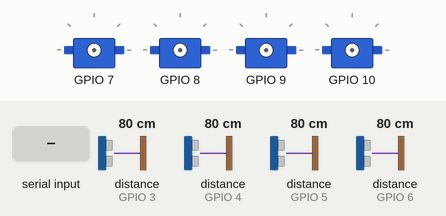
Simulated run of this sketch. Board: ESP32. Shown: 4 × servo. The inputs (shaded band) are chosen by the test bench; at power-on: distance to the obstacle (sensors on GPIO 3, GPIO 4, GPIO 5, GPIO 6) 80 cm. The echo pulse lasts 58.3 µs per cm; what the sketch prints to the serial monitor is not drawn.

Above: at 1.4 s.
1.5 s: "1" received over Serial
At 2.4 s:
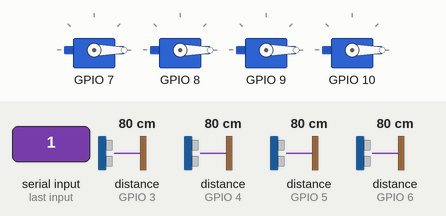
3.2 s: distance to the obstacle (sensor on GPIO 3) set to 2 cm
5.1 s: distance to the obstacle (sensor on GPIO 4) set to 2 cm
At 7.83 s:
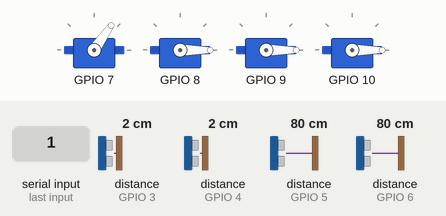
8.1 s: distance to the obstacle (sensor on GPIO 5) set to 2 cm
At 9.34 s:
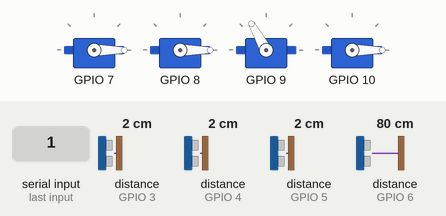
11.1 s: distance to the obstacle (sensor on GPIO 6) set to 2 cm
At 13.87 s:
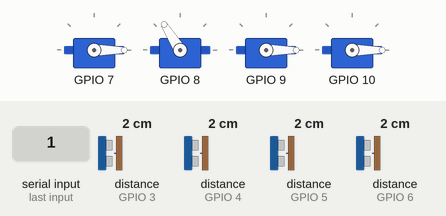
14.1 s: distance to the obstacle (sensor on GPIO 3) set to 4 cm
Timing chart, 0 to 20.6 s (numbered marks = the images above; inputs shaded):
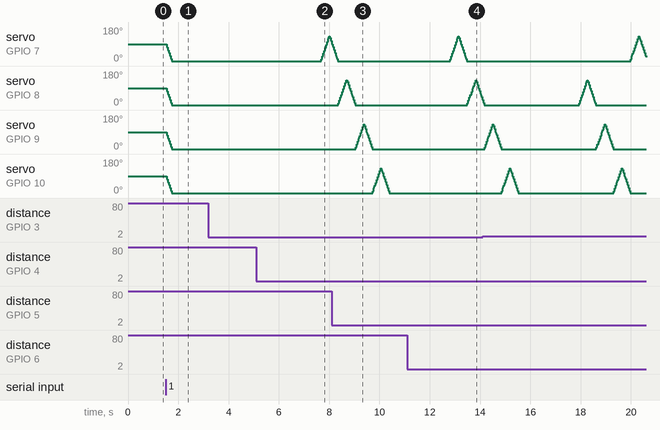

The sketch:

ServoStateMachine_Multiple_USR_08042016.ino
```cpp
#include <VarSpeedServo.h>
#include <NewPing.h>

#define DIRECTIONS 4
#define SIZE 3
#define SERVO_STEP_SIZE 7

#define SONAR_NUM     4 // Number of sensors.
#define MAX_DISTANCE 200 // Maximum distance (in cm) to ping.
#define PING_INTERVAL 33 // Milliseconds between sensor pings (29ms is about the min to avoid cross-sensor echo).
#define SONAR_LOOP_INTERVAL 10 // Milliseconds between sensor pings (29ms is about the min to avoid cross-sensor echo).

unsigned long pingTimer[SONAR_NUM]; // Holds the times when the next ping should happen for each sensor.
unsigned int cm[SONAR_NUM];         // Where the ping distances are stored.
uint8_t currentSensor = 0;          // Keeps track of which sensor is active.
int inByte = 0;

NewPing sonar[SONAR_NUM] = {     // Sensor object array.
  NewPing(3, 3, MAX_DISTANCE), // Each sensor's trigger pin, echo pin, and max distance to ping.
  NewPing(4, 4, MAX_DISTANCE),
  NewPing(5, 5, MAX_DISTANCE),
  NewPing(6, 6, MAX_DISTANCE)
};
long previousSonarMillis = 0;

VarSpeedServo cardinalDirections[DIRECTIONS];
long previousMillis = 0;
long interval = 8000;
long minTime = 2000;
int sequenceStart = 0;

// Serial Values
int currentValue = 0;
int values[] = {0, 0, 0, 0};
int autoToggle = 0;
int startingIndex = 0;
int manualPush = 0;

void setup() {
  Serial.begin(115200);
  while (!Serial) {
    ; // wait for serial port to connect. Needed for native USB port only
  }

  establishContact();
  pingTimer[0] = millis() + 75;           // First ping starts at 75ms, gives time for the Arduino to chill before starting.
  for (uint8_t i = 1; i < SONAR_NUM; i++) // Set the starting time for each sensor.
    pingTimer[i] = pingTimer[i - 1] + PING_INTERVAL;

  // Initialize Servos
  for (int i = 0; i < DIRECTIONS; i++) {
    cardinalDirections[i].attach(i + SERVO_STEP_SIZE);
    cardinalDirections[i].write(0, 255, false);
  }
}

void loop() {
  inByte = Serial.read();
  // If we have Auto mode, let's disable any manual triggers
  if (autoToggle == 1) {
    manualPush = 0;
  }
  unsigned long currentMillis = millis();

  // If it's the interval time OR if we've manually triggered and have done so without being trigger happy :)
  if (((currentMillis - previousMillis > interval) || ((manualPush == 1) && (currentMillis - previousMillis > minTime)))) {
    previousMillis = currentMillis;

    // Check to see if the power is off first!
    if (startingIndex < DIRECTIONS) runServoLoop();

    manualPush = 0;

  } else if (currentMillis - previousSonarMillis > PING_INTERVAL) {
    for (uint8_t i = 0; i < SONAR_NUM; i++) { // Loop through all the sensors.
      if (millis() >= pingTimer[i]) {         // Is it this sensor's time to ping?
        pingTimer[i] += PING_INTERVAL * SONAR_NUM;  // Set next time this sensor will be pinged.
        if (i == 0 && currentSensor == SONAR_NUM - 1) oneSensorCycle(); // Sensor ping cycle complete, do something with the results.
        sonar[currentSensor].timer_stop();          // Make sure previous timer is canceled before starting a new ping (insurance).
        currentSensor = i;                          // Sensor being accessed.
        cm[currentSensor] = 0;           // Make distance zero in case there's no ping echo for this sensor.
        sonar[currentSensor].ping_timer(echoCheck); // Do the ping (processing continues, interrupt will call echoCheck to look for echo).
      }
    }
    previousSonarMillis = currentMillis;
  }
}

// The meat and potatoes loop
void runServoLoop() {
  int i = startingIndex;
  do {
    cardinalDirections[i].write(130, 255, true);
    cardinalDirections[i].write(0, 255, true);
    i = (i == (int)(DIRECTIONS - 1)) ? 0 : i + 1;
  } while (i != startingIndex );
}

void echoCheck() { // If ping received, set the sensor distance to array.
  if (sonar[currentSensor].check_timer())
    cm[currentSensor] = sonar[currentSensor].ping_result / US_ROUNDTRIP_CM;
}

void oneSensorCycle() { // Sensor ping cycle complete, do something with the results.
  // The following code would be replaced with your code that does something with the ping results.
  unsigned int minVal = MAX_DISTANCE;
  unsigned int sensor = 0;
  unsigned int avgVal = 0;
  for (uint8_t i = 0; i < SONAR_NUM; i++) {
    //        Serial.print(i);
    //        Serial.print("=");
    //        Serial.print(cm[i]);
    //        Serial.print("cm ");
    Serial.write(cm[i]);
    if (cm[i] == 0) {
      avgVal += MAX_DISTANCE;
    } else {
      avgVal += cm[i];
    }

    if (cm[i] < minVal && cm[i] != 0) {
      minVal = cm[i];
      sensor = i;
    }
  }
  //  Serial.print("min="); Serial.print(minVal); Serial.print(" from sensor="); Serial.print(sensor);
  //  Serial.println();
  startingIndex = sensor;
  avgVal = avgVal / SONAR_NUM;
  interval = map(avgVal, 0, MAX_DISTANCE, 5000, 18000);
  //  Serial.print("Avg Value="); Serial.print(avgVal);
  //  Serial.print(" | New Interval="); Serial.print(interval);
  //  Serial.print(" | Min Val="); Serial.print(minVal);
  //  Serial.println();
}

void establishContact() {
  while (Serial.available() <= 0) {
    Serial.print('A');   // send a capital A
    delay(300);
  }
}

//// Read from serial
//void getValuesFromTouchOSC() {
//  if (Serial.available()) { //  Check if there is a new message
//    int incomingValue = Serial.read();
//    // Everything gets passed as a byte array
//    values[currentValue] = incomingValue;
//    currentValue++;
//    if (currentValue > 3) {
//      currentValue = 0;
//    }
//
//    // Error handling for the delay fader
//    if (values[0] < 0 || values[0] > 127) values[0] = 12;
//    interval = map(values[0], 0, 127, minTime, 30000); // map the fader value from our minimimum time interval (2.5 sec to 30 sec)
//    autoToggle = values[1];
//    startingIndex = values[3];
//    manualPush = values[2];
//  }
//
//}
```

Measured:
- after the input at 1.5 s, servo on GPIO 7–10: 90° → 0° at once
- after the input at 3.2 s, every drawn part: stays the same
- after the input at 5.1 s, servo on GPIO 7: rises from 0° to 130° in 0.32 s, then falls to 106° in 0.06 s
- after the input at 11.1 s, servo on GPIO 8: rises from 0° to 130° in 0.32 s, then falls to 27° in 0.26 s
